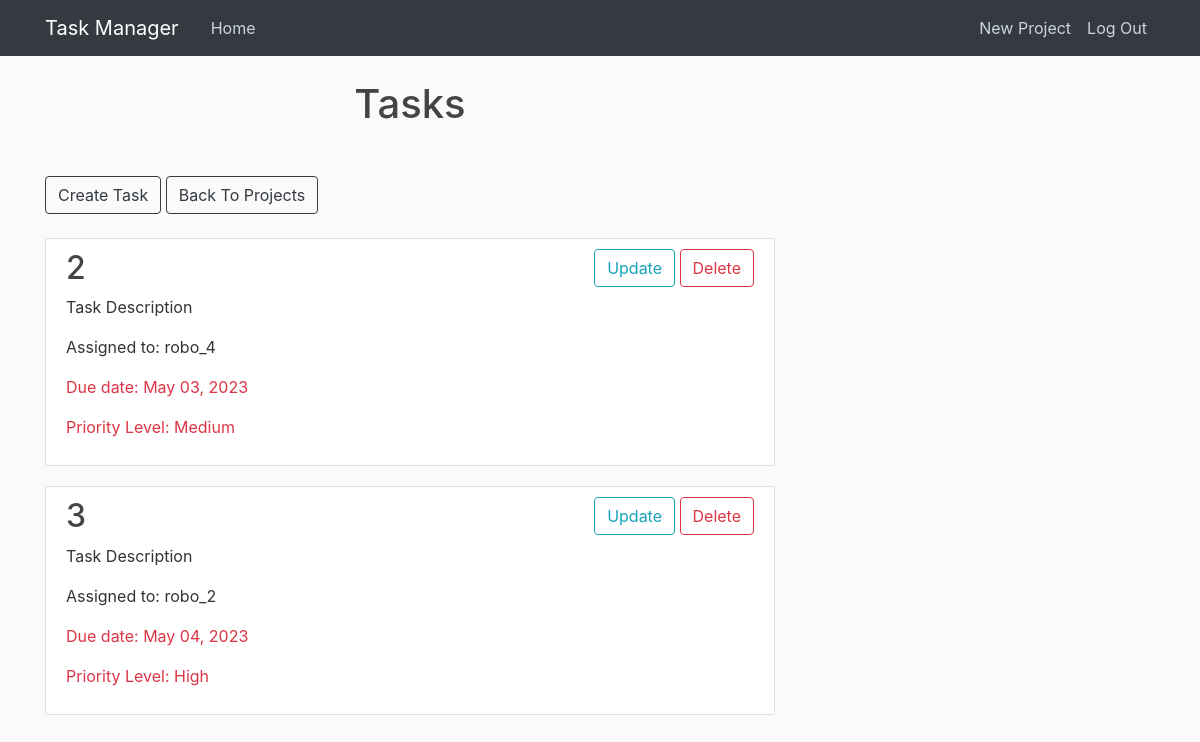
/project/9/ (signed in), run on the app's committed database.
### tasks/models.py (models this page shows, shortened)
class Task(models.Model):
    PRIORITY_CHOICES = [    ('High', 'High'),    ('Medium', 'Medium'),    ('Low', 'Low'),]
    priority = models.CharField(max_length=10, choices=PRIORITY_CHOICES, default='Medium')
    project = models.ForeignKey(Project, on_delete=models.CASCADE, default=None)
    name = models.CharField(max_length=255)
    description = models.TextField(default='Task Description')
    due_date = models.DateField(null=True, blank=True)
    assigned_to = models.ForeignKey(User, on_delete=models.SET_NULL, null=True, blank=True)

### tasks/views.py (the view)
# urls.py: path('project/<int:pk>/', views.project_detail, name='project_detail'),
@login_required
def project_detail(request, pk):
    project = get_object_or_404(Project, pk=pk)
    tasks = Task.objects.filter(project=project).order_by('due_date')
    return render(request, 'tasks/project_detail.html', {'project': project, 'tasks': tasks})

### tasks/templates/tasks/project_detail.html
{% extends 'tasks/base.html' %}
{% block content %}
  <h1 class="text-center mb-5">Tasks</h1>
  <div class="btn-outline " role="group" aria-label="Project Actions">
    <a href="{% url 'task_create' project.pk %}" class="btn btn-outline-dark  mb-4">Create Task</a>
    <a href="{% url 'project_list' %}" class="btn btn-outline-dark mb-4">Back To Projects</a>
  </div>
  {% for task in tasks %}
    <article class="media content-section">
      <div class="media-body">
        <h2><a class="article-title" href="{% url 'task_detail' task.pk %}">{{ task.name }}</a></h2>
        <p class="article-content">{{ task.description }}</p>
        <p class="article-content">Assigned to: {{ task.assigned_to }}</p>
        <p class="text-danger">Due date: {{ task.due_date|date:"F d, Y" }}</p>
        <p class="text-danger">Priority Level: {{ task.priority }}</p>
      </div>
      <div class="btn-outline " role="group" aria-label="Project Actions">
        <a href="{% url 'task_update' task.pk %}" class="btn btn-outline-info mb-4">Update</a>
        <a href="{% url 'task_delete' task.pk %}" class="btn btn-outline-danger mb-4">Delete</a>
      </div>
    </article>
  {% empty %}
    <div>No Projects</div>
  {% endfor %}
{% endblock %}

### tasks/static/tasks/main.css (style rules this page uses)
body { background: #fafafa; color: #333333; margin-top: 5rem; }
h1, h2, h3, h4, h5, h6 { color: #444444; }
.content-section { background: #ffffff; padding: 10px 20px; border: 1px solid #dddddd; border-radius: 3px; margin-bottom: 20px; }
.article-title { color: #444444; }
.article-content { white-space: pre-line; }

### data on the page
Task: name "2", description "Task Description", assigned_to "robo_4", due_date "May 03, 2023", priority "Medium"
Task: name "3", description "Task Description", assigned_to "robo_2", due_date "May 04, 2023", priority "High"
